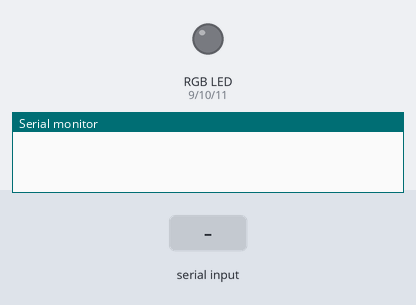
Recording of a sketch running on a simulated Arduino Uno, built with avr-gcc and run on an emulated ATmega328P. On the bench: an RGB LED mixed from three pins (HIGH = lit), the last lines printed to the serial monitor. Inputs (shaded band) come from the test bench. Dim RGB values are drawn brighter than linear.

Above: at 1.2 s.
1.3 s: "90,45,200\n" received over Serial
At 2.4 s:
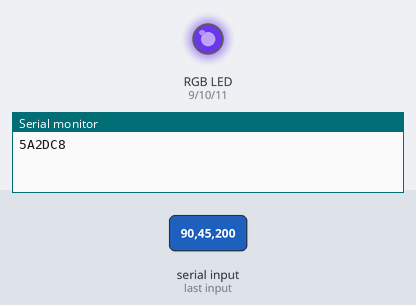
2.8 s: "30,150,10\n" received over Serial
At 3.5 s:
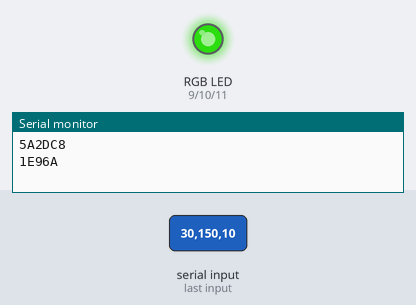
4.3 s: "1,90,45\n" received over Serial
At 5.5 s:
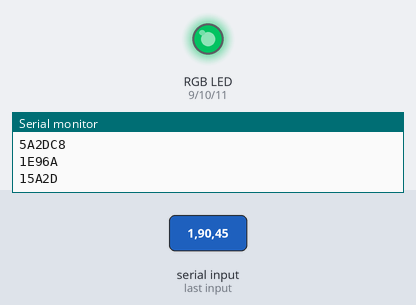
5.8 s: "90,45,200\n" received over Serial
At 7.0 s:
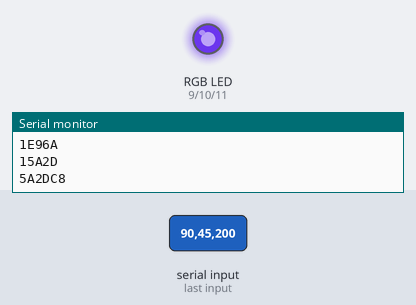
Timing chart, 0 to 8.3 s (numbered marks = the images above; inputs shaded):
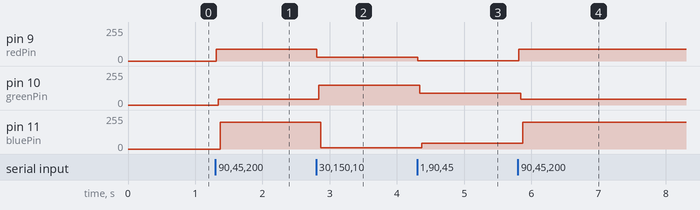

The sketch:

Arduino.ino
```cpp
int redPin = 9;
int greenPin = 10;
int bluePin = 11;

int redVal = 255;
int greenVal = 0;
int blueVal = 255;

String str;

void setup() {
  Serial.begin(9600);
}

void loop() {
  if(Serial.available() > 0) {
    redVal = Serial.parseInt();
    greenVal = Serial.parseInt();
    blueVal = Serial.parseInt();

    if (Serial.read() == '\n') {
      analogWrite(redPin, redVal);
      delay(30);
      analogWrite(greenPin, greenVal);
      delay(30);
      analogWrite(bluePin, blueVal);
      delay(30);

      Serial.print(redVal, HEX);
      Serial.print(greenVal, HEX);
      Serial.println(blueVal, HEX);
    }
  }
}
```

Measured:
- after the input at 1.3 s, pin 9 (redPin): 0/255 → 90/255 at once; pin 10 (greenPin): 0/255 → 45/255 at once; pin 11 (bluePin): 0/255 → 200/255 after 0.07 s
- after the input at 2.8 s, pin 9 (redPin): 90/255 → 30/255 at once; pin 10 (greenPin): 45/255 → 150/255 at once; pin 11 (bluePin): 200/255 → 10/255 after 0.07 s
- after the input at 4.3 s, pin 9 (redPin): 30/255 → 1/255 at once; pin 10 (greenPin): 150/255 → 90/255 at once; pin 11 (bluePin): 10/255 → 45/255 after 0.07 s
- after the input at 5.8 s, pin 9 (redPin): 1/255 → 90/255 at once; pin 10 (greenPin): 90/255 → 45/255 at once; pin 11 (bluePin): 45/255 → 200/255 after 0.07 s
